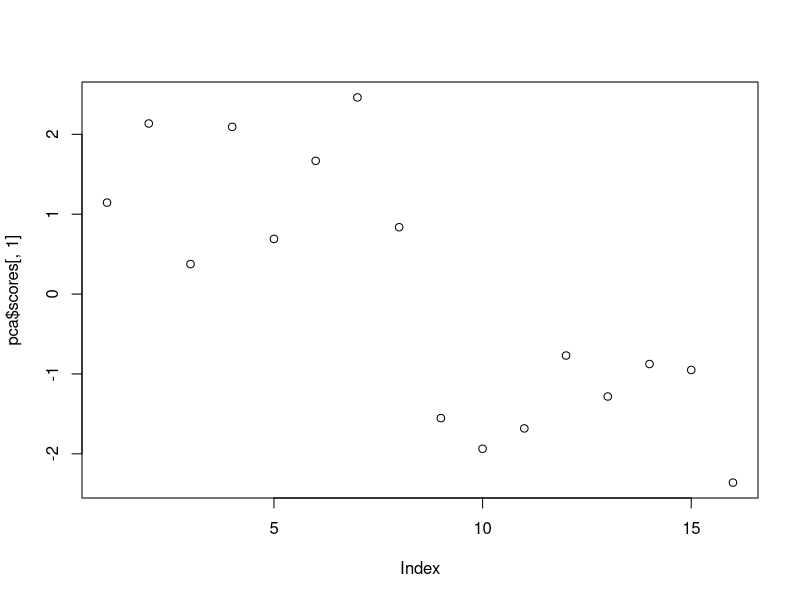
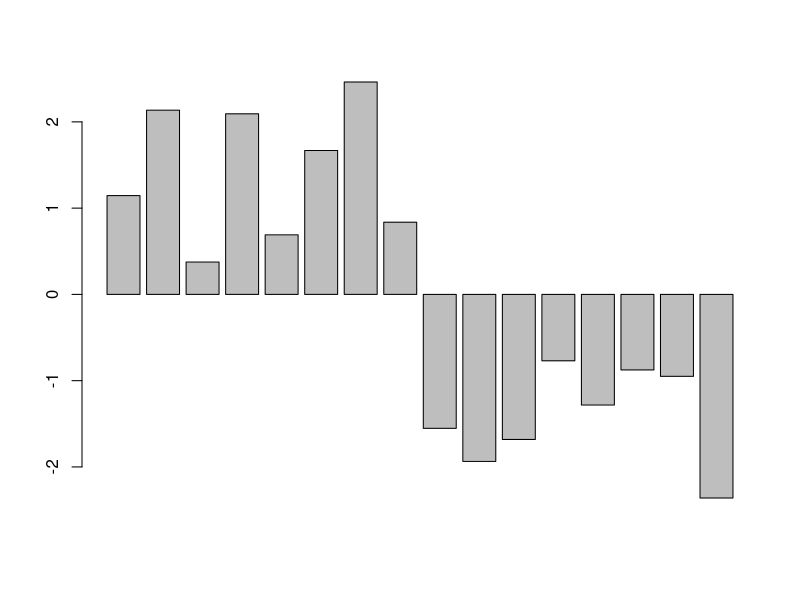

These figures' R source, in order: (Note: this script raises an error after producing the figures.)
#pca example

#replicate this in your own adventure traveller

 Price <- c(6,7,6,5,7,6,5,6,3,1,2,5,2,3,1,2)
 Software <- c(5,3,4,7,7,4,7,5,5,3,6,7,4,5,6,3)
 Aesthetics <- c(3,2,4,1,5,2,2,4,6,7,6,7,5,6,5,7)
 Brand <- c(4,2,5,3,5,3,1,4,7,5,7,6,6,5,5,7)
 data <- data.frame(Price, Software, Aesthetics, Brand)

 
 #two types of pca code
 
 #princomp()  - uses variance covariance matrix - more featured
 #prcomp() - uses correlation coefficient matrix
 
pca <- princomp(data, cor=T)
 summary(pca, loadings = T)
 
 
 #loadings - the coefficent of each variable
 
 #Comp.1 = -0.523 * Price - 0.177 * Software + 0.597 * Aesthetics + 0.583 * Brand
 
 #looking for a high standard divation - at or around 1, so take comp 1 & 2
# looking at the cumulative proportion of variance around 80% is good enough 
 
 
 head(pca)
 plot(pca$scores[,1])
 barplot(pca$scores[,1])
 
 
#do the new variables help predict which type of software each person uses?
 
  OS <- c(0,0,0,0,1,0,0,0,1,1,0,1,1,1,1,1)
 
  model <- glm(OS ~ pca$scores[,1], family=binomial)
  summary(model)
 coefplot(model)
 
 fitted(model)